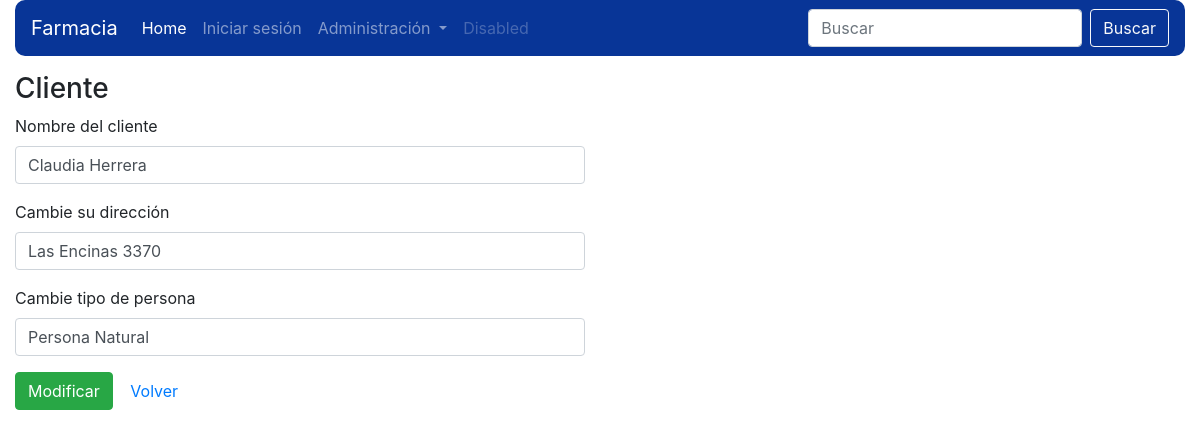
The page /editCliente.php?id=2 on the database its author committed.
### tables this page shows
CREATE TABLE `clientes` (
  `id` int(11) NOT NULL,
  `nombre` varchar(50) NOT NULL,
  `rut` varchar(50) NOT NULL,
  `dirección` varchar(50) NOT NULL,
  `fecha_nacimiento` date NOT NULL,
  `persona` enum('Persona Natural','Empresa') NOT NULL,
  `created_at` datetime DEFAULT NULL,
  `updated_at` datetime DEFAULT NULL
);

### class/modelo.php (called while the page is built, shortened)
<?php
class Modelo
{
	public function __construct(){
		$this->_db = new Database;
	}
}

### class/clienteModel.php (called while the page is built, shortened)
 <?php
require('modelo.php');
class clienteModel extends Modelo
{
	public function getClienteId($id){
		$id = (int) $id;
		$cliente = $this->_db->prepare("SELECT id, nombre, rut, dirección, fecha_nacimiento, persona, created_at, updated_at FROM clientes WHERE id = ?");
		$cliente->bindParam(1, $id);
		$cliente->execute();
		return $cliente->fetch();
	}
}

### editCliente.php (the view, shortened to what this page needs)
<?php
require('class/clienteModel.php');
$clientes = new clienteModel;
if (isset($_GET['id'])) {
	$id = filter_var($_GET['id'], FILTER_VALIDATE_INT);
	$res = $clientes->getClienteId($id);
}
?>
<!DOCTYPE html>
<html>
<head>
	<link rel="stylesheet" href="https://stackpath.bootstrapcdn.com/bootstrap/4.4.1/css/bootstrap.min.css">
</head>
<body>
	<div class="container-fluid">
		<?php include('header.php'); ?>
		<div class="row">
			<div class="col-md-6 mt-3">
				<h3>Cliente</h3>
				<form action="" method="post">
					<div class="form-group">
						<label>Nombre del cliente</label>
						<input type="text" name="nombre" value="<?php echo $res['nombre']; ?>" placeholder="Nombre del cliente" class="form-control">
					</div>
					<div class="form-group">
						<label>Cambie su dirección</label>
						<input type="text" name="email" value="<?php echo $res['dirección']; ?>" placeholder="indique nueva dirección" class="form-control">
					</div>
					<div class="form-group">
						<label>Cambie tipo de persona</label>
						<input type="text" name="persona" value="<?php echo $res['persona']; ?>" placeholder="indique nueva dirección" class="form-control">
					</div>
					<div class="form-group">
						<button type="submit" class="btn btn-success">Modificar</button>
						<a href="clientes.php" class="btn btn-link">Volver</a>
					</div>
				</form>
			</div>
		</div>
	</div>
</body>
</html>

### rows shown on the page
clientes: nombre "Claudia Herrera", email "Las Encinas 3370", persona "Persona Natural"
